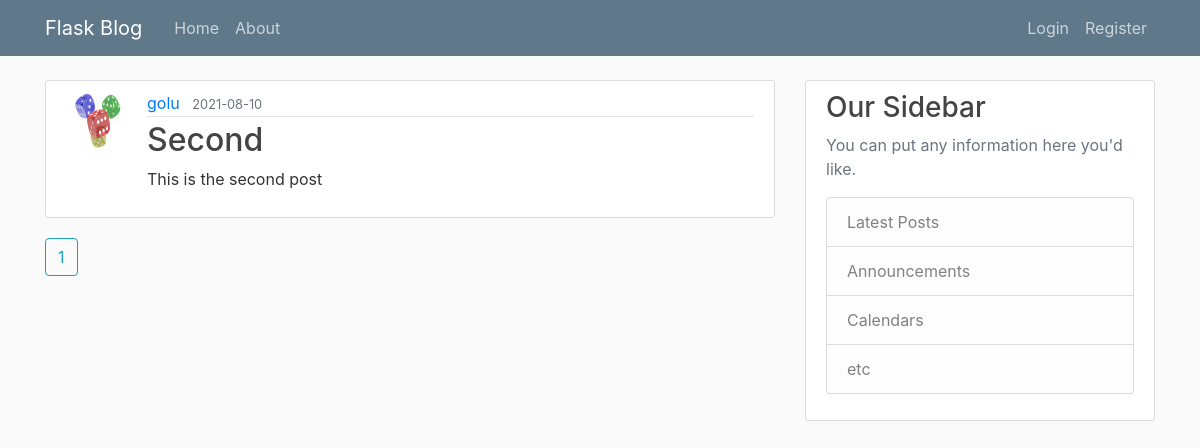
Page /home on the earlier database version.
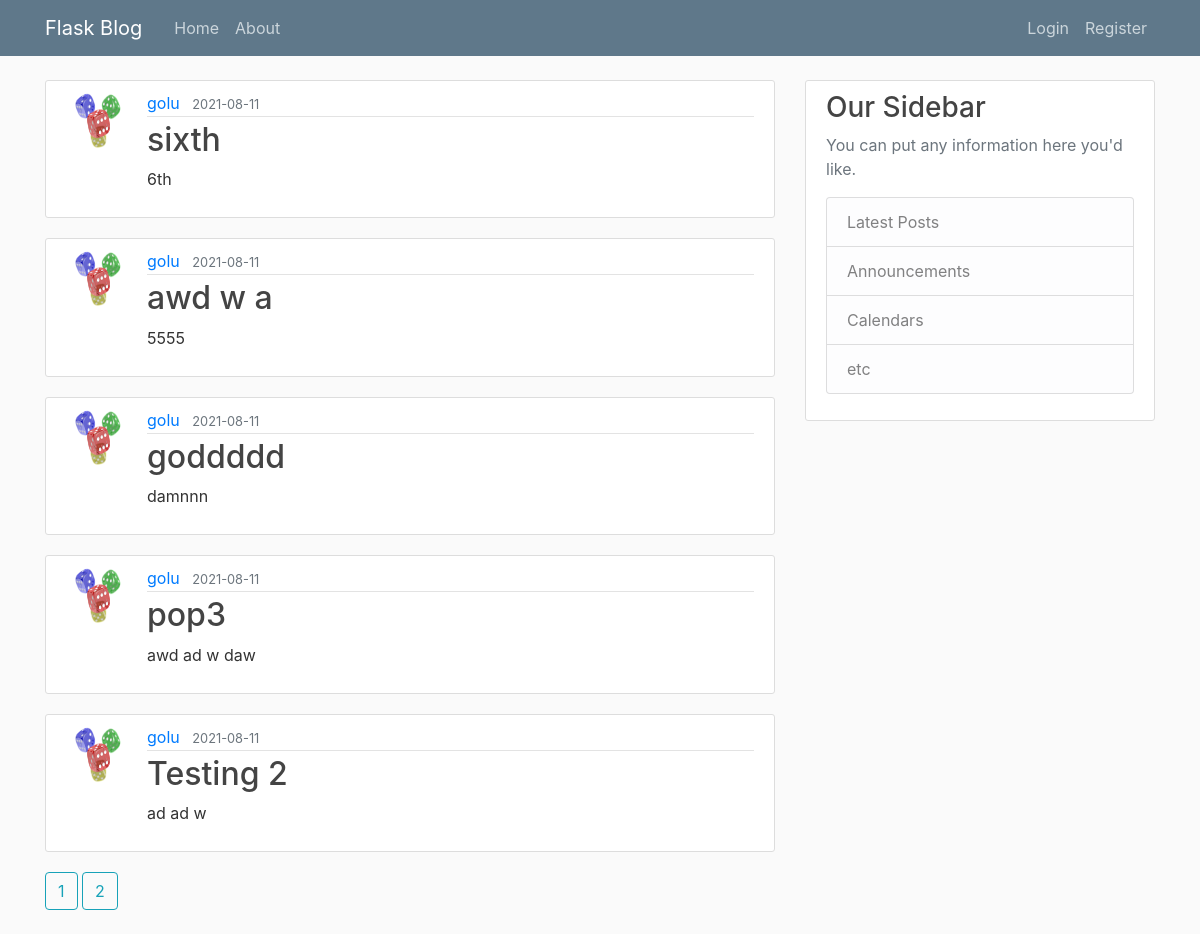
Same page on the later database version.
### flaskblog_PACKAGE/models.py (models this page shows, shortened)
class Post(db.Model):
    id = db.Column(db.Integer, primary_key=True)
    title = db.Column(db.String(100), nullable=False)
    date_posted = db.Column(db.DateTime, nullable=False,default=datetime.utcnow)
    content = db.Column(db.Text, nullable=False)
    user_id = db.Column(db.Integer, db.ForeignKey('user.id'),nullable=False)

class User(db.Model, UserMixin):
    id = db.Column(db.Integer, primary_key=True)
    username = db.Column(db.String(20), unique=True, nullable=False)
    email = db.Column(db.String(120), unique=True, nullable=False)
    image_file = db.Column(db.String(20), nullable=False, default = 'default.png')
    password = db.Column(db.String(60), nullable=False)
    posts = db.relationship('Post', backref='author', lazy=True)

### flaskblog_PACKAGE/routes.py (the view)
@app.route("/")
@app.route("/home")
def homePage():
    page = request.args.get('page',1, type = int)
    posts = Post.query.order_by(Post.date_posted.desc()).paginate(page = page, per_page =5)
    return render_template("home.html", post = posts, title = 'HOMEPAGE')

### flaskblog_PACKAGE/templates/home.html
{% extends "layout.html" %}
    {% block content %}
        {% for argument in post.items %}
        <article class="media content-section">
          <img class="rounded-circle article-img" src="{{ url_for('static', filename = 'profile_pics/' + argument.author.image_file) }}">
            <div class="media-body">
              <div class="article-metadata">
                <a class="mr-2" href="{{ url_for('user_posts', username = argument.author.username) }}">{{ argument.author.username }}</a>
                <small class="text-muted">{{ argument.date_posted.strftime('%Y-%m-%d') }}</small>
              </div>
              <h2><a class="article-title" href=" {{ url_for('post', post_id = argument.id) }} ">{{ argument.title }}</a></h2>
              <p class="article-content">{{ argument.content }}</p>
            </div>
          </article>
        {% endfor %}
        {% for page_num in post.iter_pages() %}
          {% if page_num %}
          <a class="btn btn-outline-info mb-4" href="{{ url_for('homePage', page = page_num) }}"> {{ page_num }}</a>
          {% else %}
            ...
          {% endif %}
        {% endfor %}
    {% endblock content %}

### flaskblog_PACKAGE/templates/layout.html (shortened to what this page needs)
<!DOCTYPE html>
<html lang="en">
<head>
    <link rel="stylesheet" href="https://stackpath.bootstrapcdn.com/bootstrap/4.3.1/css/bootstrap.min.css">
    <link rel="stylesheet" type="text/css" href="{{url_for('static', filename = 'main.css')}}"
</head>
<body>
    <header class="site-header">
        <nav class="navbar navbar-expand-md navbar-dark bg-steel fixed-top">
          <div class="container">
            <a class="navbar-brand mr-4" href="/">Flask Blog</a>
            <div class="collapse navbar-collapse" id="navbarToggle">
              <div class="navbar-nav mr-auto">
                <a class="nav-item nav-link" href="{{ url_for('homePage') }}">Home</a>
                <a class="nav-item nav-link" href="{{ url_for('about') }}">About</a>
              </div>
              <div class="navbar-nav">
                {% if current_user.is_authenticated %}
                  <a class="nav-item nav-link" style="color:#0dcef0" href="#">Hi {{ current_user.username }}!</a>
                  <a class="nav-item nav-link" href="{{ url_for('new_post') }}">New Post</a>
                  <a class="nav-item nav-link" href="{{ url_for('account') }}">Account</a>
                  <a class="nav-item nav-link" href="{{ url_for('logout') }}">Logout</a>
                {% else %}
                  <a class="nav-item nav-link" href="{{ url_for('login') }}">Login</a>
                  <a class="nav-item nav-link" href="{{ url_for('register') }}">Register</a>
                {% endif %}
                </div>
            </div>
          </div>
        </nav>
      </header>
      <main role="main" class="container">
        <div class="row">
          <div class="col-md-8">
            {% block content %}{% endblock %}
          </div>
          <div class="col-md-4">
            <div class="content-section">
              <h3>Our Sidebar</h3>
              <p class='text-muted'>You can put any information here you'd like.
                <ul class="list-group">
                  <li class="list-group-item list-group-item-light">Latest Posts</li>
                  <li class="list-group-item list-group-item-light">Announcements</li>
                  <li class="list-group-item list-group-item-light">Calendars</li>
                  <li class="list-group-item list-group-item-light">etc</li>
                </ul>
              </p>
            </div>
          </div>
        </div>
      </main>
</body>
</html>

### flaskblog_PACKAGE/static/main.css (style rules this page uses)
body { background: #fafafa; color: #333333; margin-top: 5rem; }
h1, h2, h3, h4, h5, h6 { color: #444444; }
.bg-steel { background-color: #5f788a; }
.site-header .navbar-nav .nav-link { color: #cbd5db; }
.content-section { background: #ffffff; padding: 10px 20px; border: 1px solid #dddddd; border-radius: 3px; margin-bottom: 20px; }
.article-title { color: #444444; }
.article-content { white-space: pre-line; }
.article-img { height: 65px; width: 65px; margin-right: 16px; }
.article-metadata { padding-bottom: 1px; margin-bottom: 4px; border-bottom: 1px solid #e3e3e3 }

Differences in the rows shown:
no longer on this page (row unchanged): Post: image_file (picture), author.username "golu", date_posted "2021-08-10", title "Second", content "This is the second post"
added Post: image_file (picture), author.username "golu", date_posted "2021-08-11", title "sixth", content "6th"
added Post: image_file (picture), author.username "golu", date_posted "2021-08-11", title "awd w a", content "5555"
added Post: image_file (picture), author.username "golu", date_posted "2021-08-11", title "goddddd", content "damnnn"
added Post: image_file (picture), author.username "golu", date_posted "2021-08-11", title "pop3", content "awd ad w daw"
added Post: image_file (picture), author.username "golu", date_posted "2021-08-11", title "Testing 2", content "ad ad w"
Other differences:
new list line: "2"
